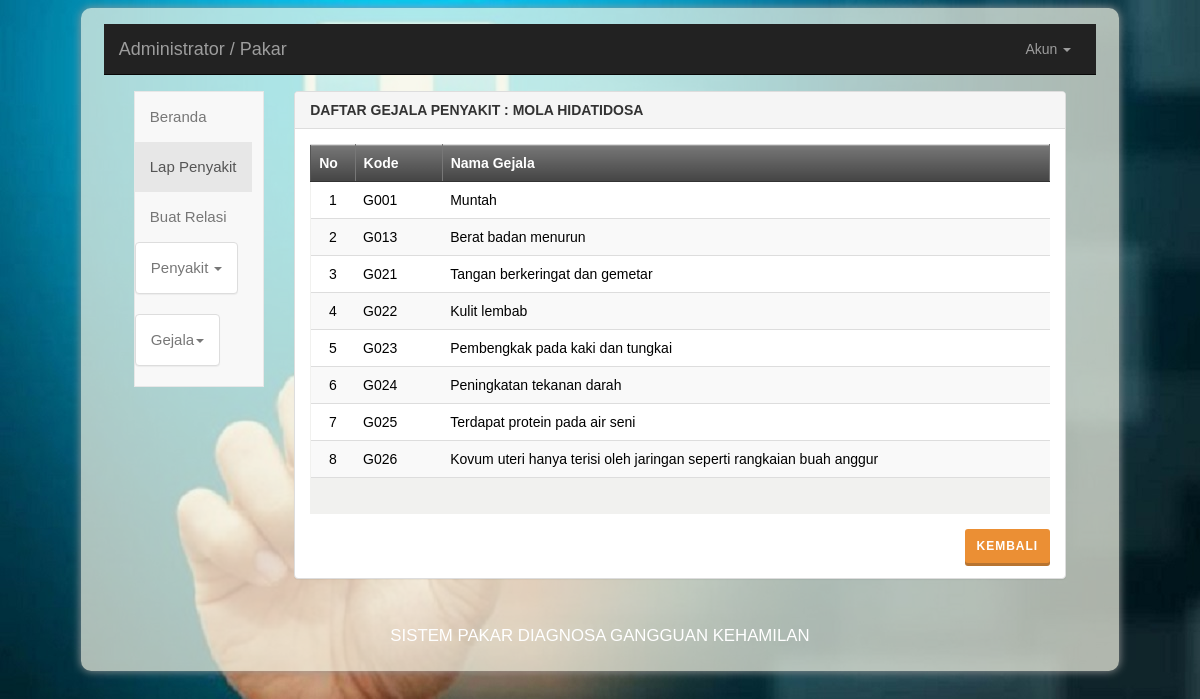
The app's page /pakar/LapGejalaPenyakit2.php?kdSakit=P001 (signed in) with its own data.
### tables this page shows
CREATE TABLE `penyakit` (
  `kd_penyakit` varchar(4) NOT NULL,
  `nm_penyakit` varchar(60) NOT NULL,
  `keterangan` mediumtext NOT NULL,
  `solusi` mediumtext NOT NULL
);

CREATE TABLE `gejala` (
  `kd_gejala` varchar(4) NOT NULL,
  `nm_gejala` varchar(100) DEFAULT NULL
);

### pakar/LapGejalaPenyakit2.php (the view, shortened to what this page needs)
<?php
include "../lib/inc.koneksidb.php";
$kdSakit = isset($_GET['kdSakit']) ? $_GET['kdSakit'] : '';
$kdSakit = isset($_POST['CmbPenyakit']) ? $_POST['CmbPenyakit'] : $kdSakit;
$sqlp = "SELECT * FROM penyakit WHERE kd_penyakit='$kdSakit' ";
$qryp = mysql_query($sqlp);
$datap= mysql_fetch_array($qryp);
$sakit = $datap['nm_penyakit'];
?>
<!DOCTYPE html>
<html>
<head>
    <link rel="stylesheet" type="text/css" href="../css/style.css" />
    <link rel="stylesheet" type="text/css" href="../css/buttons.css" />
</head>
<body>
  <div class="container-fluid">
    <div class="isi"><br>
<nav class="navbar navbar-inverse navbar-static-top">
    <div class="container-fluid">
    <div class="navbar-header">
      <a class="navbar-brand" href="#">
        Administrator / Pakar
      </a>
    </div>
    <div class="collapse navbar-collapse" id="bs-example-navbar-collapse-1">
      <ul class="nav navbar-nav navbar-right">
        <li class="dropdown">
          <a href="#" class="dropdown-toggle" data-toggle="dropdown" role="button" aria-expanded="false">
            Akun
            <span class="caret"></span></a>
          </li>
        </ul>
      </div>
    </div>
  </nav> </br>
  <div class="container-fluid main-container">
      <div class="col-md-2 sidebar">
        <div class="row">
   <div class="collapse navbar-collapse" id="bs-example-navbar-collapse-2">
  <div class="side-menu">
    <nav class="navbar navbar-default" role="navigation">
      <div class="side-menu-container">
        <ul class="nav navbar-nav">
          <li><a href="index.php">Beranda</a></li>
          <li class="active"><a href="LapPenyakitSemua.php">Lap Penyakit</a></li>
          <li><a href="#">Buat Relasi</a></li>
          <li class="panel panel-default" id="dropdown">
            <a data-toggle="collapse" href="#dropdown-penyakit">
             Penyakit <span class="caret"></span>
            </a>
          </li>
          <li class="panel panel-default" id="dropdown">
            <a data-toggle="collapse" href="#dropdown-gejala">
             Gejala<span class="caret"></span>
            </a>
          </li>
        </ul>
      </div>
    </nav>
  </div>
</div>
  </div>
</div>
      <div class="col-md-10 content">
          <div class="panel panel-default">
  <div class="panel-heading">
  <b>DAFTAR GEJALA PENYAKIT : <?php echo strtoupper($sakit); ?></b>
  </div>
  <div class="panel-body">
<table class="table table-striped">
  <tr>
    <th width="26" align="center"><b>No</b></th>
    <th width="70"><b>Kode</b></th>
    <th width="488"><b>Nama Gejala</b></th>
  </tr>
  <?php
  $sqlg  = "SELECT gejala.* FROM gejala,relasi WHERE gejala.kd_gejala=relasi.kd_gejala AND  relasi.kd_penyakit='$kdSakit' ORDER BY gejala.kd_gejala";
  $qryg = mysql_query($sqlg, $koneksi) or die ("SQL Error".mysql_error());
  $no = 0;
  while ($datag=mysql_fetch_array($qryg)) {
  $no++;
  ?>
  <tr bgcolor="#FFFFFF">
    <td align="center"><?php echo $no; ?></td>
    <td><?php echo $datag['kd_gejala']; ?></td>
    <td><?php echo $datag['nm_gejala']; ?></td>
  </tr>
  <?php
  }
  ?>
  <tr>
    <td colspan="3">&nbsp;</td>
  </tr>
</table>
<div align="right"><a class="btn btn-warning raised btn-sm"href="LapPenyakitSemua.php">kembali</a></div>
</div>
</div>
      </div>
    </div>
<div class="bawah"><div class="copy">
            <p> Sistem Pakar Diagnosa Gangguan Kehamilan </p>
        </div>
    </div>
</div>
</div>
</body>
</html>

### css/buttons.css (style rules this page uses)
.btn { padding: 14px 24px; border: 0 none; font-weight: 700; letter-spacing: 1px; text-transform: uppercase; }
.btn-warning { background: #eb8f34; color: #ffffff; }
.btn-warning.raised { box-shadow: 0 3px 0 0 #b87430; }
.btn-sm, .btn-group-sm > .btn { padding: 8px 12px; }

### records on screen
penyakit: nm_penyakit "MOLA HIDATIDOSA"
gejala: kd_gejala "G001", nm_gejala "Muntah"
gejala: kd_gejala "G013", nm_gejala "Berat badan menurun"
gejala: kd_gejala "G021", nm_gejala "Tangan berkeringat dan gemetar"
gejala: kd_gejala "G022", nm_gejala "Kulit lembab"
gejala: kd_gejala "G023", nm_gejala "Pembengkak pada kaki dan tungkai"
gejala: kd_gejala "G024", nm_gejala "Peningkatan tekanan darah"
gejala: kd_gejala "G025", nm_gejala "Terdapat protein pada air seni"
gejala: kd_gejala "G026", nm_gejala "Kovum uteri hanya terisi oleh jaringan seperti rangkaian buah anggur"
